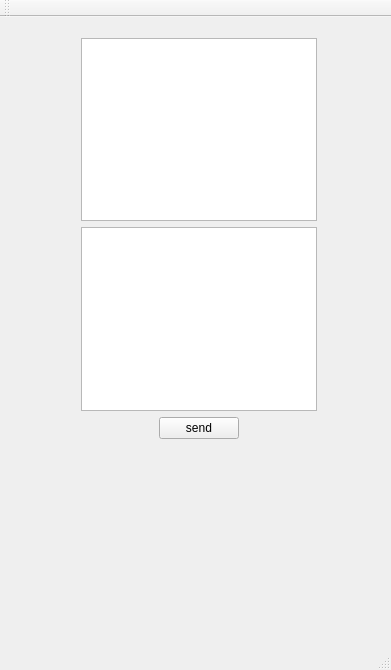
<?xml version="1.0" encoding="UTF-8"?>
<ui version="4.0">
 <class>clientWindow</class>
 <widget class="QMainWindow" name="clientWindow">
  <property name="geometry">
   <rect>
    <x>0</x>
    <y>0</y>
    <width>391</width>
    <height>670</height>
   </rect>
  </property>
  <property name="windowTitle">
   <string>clientWindow</string>
  </property>
  <widget class="QWidget" name="centralWidget">
   <widget class="QWidget" name="">
    <property name="geometry">
     <rect>
      <x>70</x>
      <y>10</y>
      <width>258</width>
      <height>423</height>
     </rect>
    </property>
    <layout class="QVBoxLayout" name="verticalLayout">
     <item>
      <widget class="QTextEdit" name="infoEdit"/>
     </item>
     <item>
      <widget class="QTextEdit" name="inputEdit"/>
     </item>
     <item>
      <layout class="QHBoxLayout" name="horizontalLayout">
       <item>
        <spacer name="horizontalSpacer">
         <property name="orientation">
          <enum>Qt::Horizontal</enum>
         </property>
         <property name="sizeHint" stdset="0">
          <size>
           <width>40</width>
           <height>20</height>
          </size>
         </property>
        </spacer>
       </item>
       <item>
        <widget class="QPushButton" name="sendButton">
         <property name="text">
          <string>send</string>
         </property>
        </widget>
       </item>
       <item>
        <spacer name="horizontalSpacer_2">
         <property name="orientation">
          <enum>Qt::Horizontal</enum>
         </property>
         <property name="sizeHint" stdset="0">
          <size>
           <width>40</width>
           <height>20</height>
          </size>
         </property>
        </spacer>
       </item>
      </layout>
     </item>
    </layout>
   </widget>
  </widget>
  <widget class="QMenuBar" name="menuBar">
   <property name="geometry">
    <rect>
     <x>0</x>
     <y>0</y>
     <width>391</width>
     <height>23</height>
    </rect>
   </property>
  </widget>
  <widget class="QToolBar" name="mainToolBar">
   <attribute name="toolBarArea">
    <enum>TopToolBarArea</enum>
   </attribute>
   <attribute name="toolBarBreak">
    <bool>false</bool>
   </attribute>
  </widget>
  <widget class="QStatusBar" name="statusBar"/>
 </widget>
 <layoutdefault spacing="6" margin="11"/>
 <resources/>
 <connections/>
</ui>
